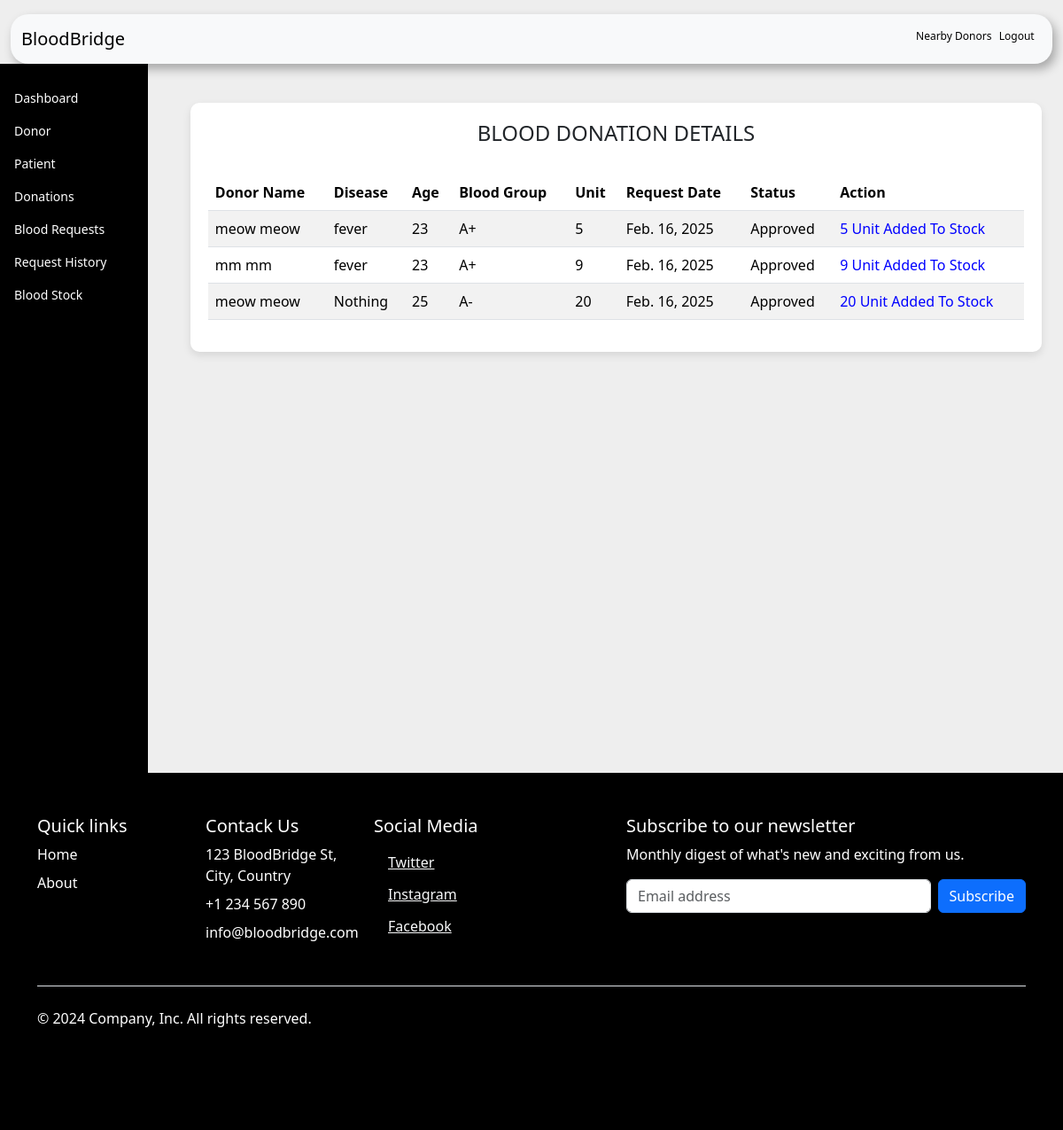
Before: /admin-donation (signed in) with the older database file.
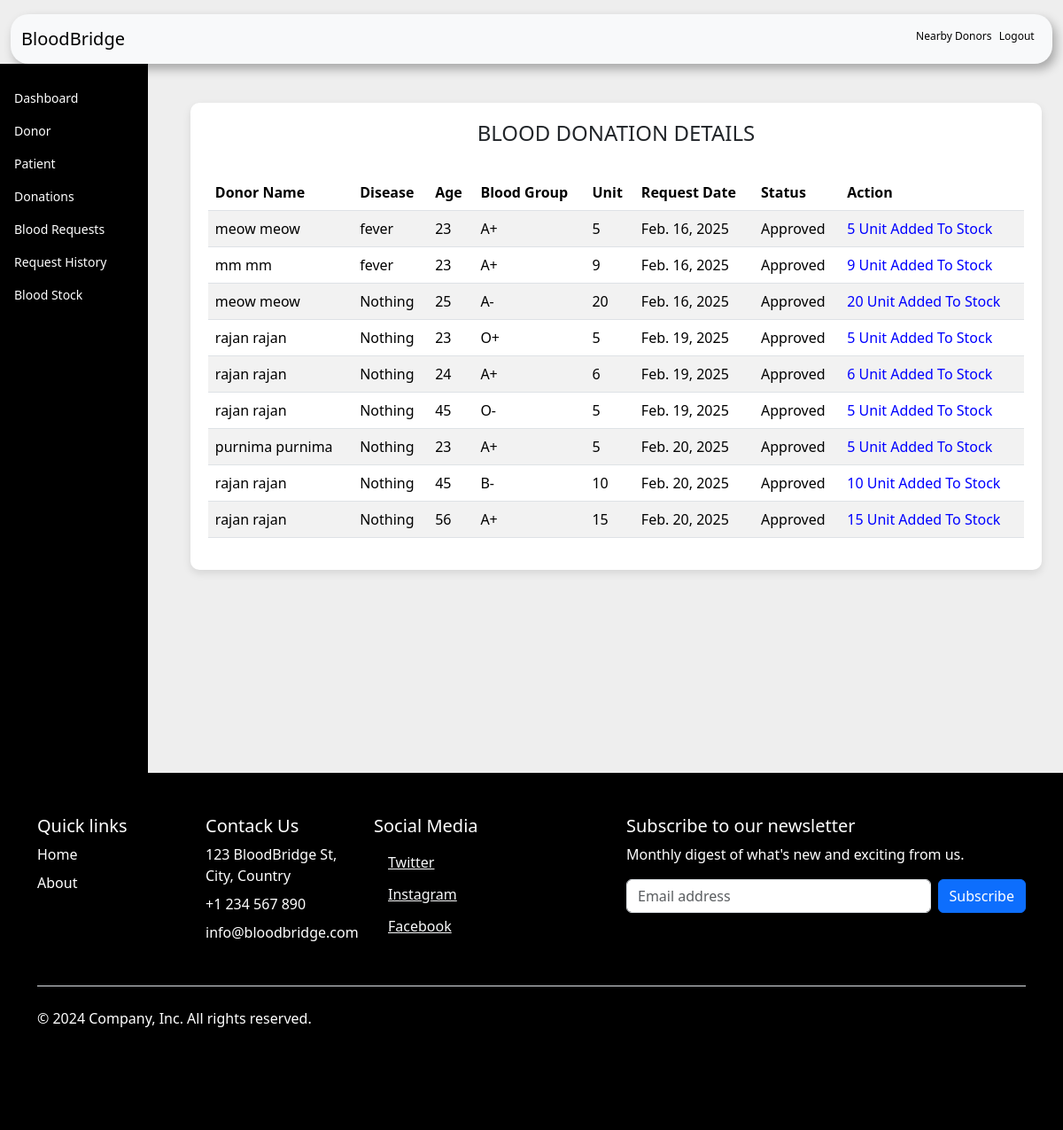
After: the same page with the newer database file.
### donor/models.py (models this page shows, shortened)
class BloodDonate(models.Model):
    donor = models.ForeignKey('Donor', on_delete=models.CASCADE)
    disease = models.CharField(max_length=100, default="Nothing")
    age = models.PositiveIntegerField()
    bloodgroup = models.CharField(max_length=10)
    unit = models.PositiveIntegerField(default=0)
    status = models.CharField(max_length=20, default="Pending")
    date = models.DateField(auto_now_add=True)

class Donor(models.Model):
    user = models.OneToOneField(User, on_delete=models.CASCADE)
    latitude = models.FloatField(null=True, blank=True)
    longitude = models.FloatField(null=True, blank=True)
    address = models.CharField(max_length=40)
    mobile = models.CharField(max_length=15, null=True)
    bloodgroup = models.CharField(max_length=10,default='unknown')
    profile_pic = models.ImageField(upload_to='profile_pic/DonorProfilePic/', null=True, blank=True)
    @property
    def get_name(self):
        return self.user.first_name + ' ' + self.user.last_name
    def __str__(self):
        return self.get_name

### blood/views.py (the view)
# urls.py: path('admin-donation', views.admin_donation_view,name='admin-donation'),
@login_required(login_url='adminlogin')
def admin_donation_view(request):
    donations=dmodels.BloodDonate.objects.all()
    return render(request,'blood/admin_donation.html',{'donations':donations})

### templates/blood/admin_donation.html (shortened to what the changed rows need)
{% block content %}
{% load widget_tweaks %}
{%load static%}
<!DOCTYPE html>
<html lang="en">
<head>
    <link rel="stylesheet" href="home.css">
    <link href="https://cdn.jsdelivr.net/npm/bootstrap@5.3.3/dist/css/bootstrap.min.css" rel="stylesheet">
</head>
<body style="background-color: rgb(238, 238, 238);">
    <div class="d-flex">
        <div class="container-fluid ms-4 p-4">
            <div class="table-container">
                <H4 class="text-center">BLOOD DONATION DETAILS</H4><br>
                <table class="table table-striped">
                    <thead >
                        <tr>
                            <th scope="col">Donor Name</th>
                            <th scope="col">Disease</th>
                            <th scope="col">Age</th>
                            <th scope="col">Blood Group</th>
                            <th scope="col">Unit</th>
                            <th scope="col">Request Date</th>
                            <th scope="col">Status</th>
                            <th class="text-right">Action</th>
                        </tr>
                    </thead>
                    <tbody>
                        {% for t in donations %}
                        <tr>
                            <td> {{t.donor}}</td>
                            <td> {{t.disease}}</td>
                            <td> {{t.age}}</td>
                            <td>{{t.bloodgroup}}</td>
                            <td>{{t.unit}}</td>
                            <td>{{t.date}}</td>
                            <td>{{t.status}}</td>
                            {% if t.status == 'Pending' %}
                            <td class="text-right">
                                <button class="btn btn-primary badge-pill" style="width: 100px;"><a  style="text-decoration: none;color: white;" href="{% url 'approve-donation' t.id  %}">APPROVE</a> </button>
                                <button class="btn btn-danger badge-pill" style="width: 80px;"><a  style="text-decoration: none;color: white;" href="{% url 'reject-donation' t.id  %}">REJECT</a> </button>
                            </td>
                            {% elif  t.status == 'Approved' %}
                            <td><span class="approved">{{t.unit}} Unit Added To Stock</span></td>
                            {% else %}
                            <td><span class="label danger">0 Unit Added To Stock</span></td>
                            {% endif %}
                        </tr>
                        {% endfor %}
                    </tbody>
                </table>
            </div>
        </div>
    </div>
</body>
</html>
{% endblock content %}

Changed rows visible on the page:
added BloodDonate: donor "rajan rajan", disease "Nothing", age "23", bloodgroup "O+", unit "5", date "Feb. 19, 2025", status "Approved"
added BloodDonate: donor "rajan rajan", disease "Nothing", age "24", bloodgroup "A+", unit "6", date "Feb. 19, 2025", status "Approved"
added BloodDonate: donor "rajan rajan", disease "Nothing", age "45", bloodgroup "O-", unit "5", date "Feb. 19, 2025", status "Approved"
added BloodDonate: donor "purnima purnima", disease "Nothing", age "23", bloodgroup "A+", unit "5", date "Feb. 20, 2025", status "Approved"
added BloodDonate: donor "rajan rajan", disease "Nothing", age "45", bloodgroup "B-", unit "10", date "Feb. 20, 2025", status "Approved"
added BloodDonate: donor "rajan rajan", disease "Nothing", age "56", bloodgroup "A+", unit "15", date "Feb. 20, 2025", status "Approved"
